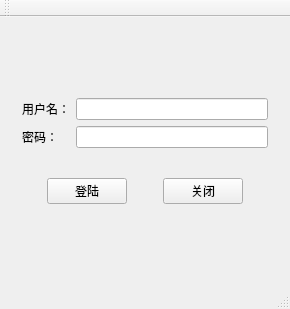
<?xml version="1.0" encoding="UTF-8"?>
<ui version="4.0">
 <class>MainWindow</class>
 <widget class="QMainWindow" name="MainWindow">
  <property name="geometry">
   <rect>
    <x>0</x>
    <y>0</y>
    <width>290</width>
    <height>309</height>
   </rect>
  </property>
  <property name="windowTitle">
   <string>MainWindow</string>
  </property>
  <widget class="QWidget" name="centralWidget">
   <layout class="QVBoxLayout" name="verticalLayout">
    <item>
     <widget class="QWidget" name="widget" native="true">
      <layout class="QHBoxLayout" name="horizontalLayout">
       <item>
        <spacer name="horizontalSpacer">
         <property name="orientation">
          <enum>Qt::Horizontal</enum>
         </property>
         <property name="sizeHint" stdset="0">
          <size>
           <width>22</width>
           <height>20</height>
          </size>
         </property>
        </spacer>
       </item>
       <item>
        <widget class="QLabel" name="label">
         <property name="maximumSize">
          <size>
           <width>120</width>
           <height>120</height>
          </size>
         </property>
         <property name="text">
          <string/>
         </property>
         <property name="pixmap">
          <pixmap>../01-designer/Image/u150307194203661221.jpeg</pixmap>
         </property>
         <property name="scaledContents">
          <bool>true</bool>
         </property>
        </widget>
       </item>
       <item>
        <spacer name="horizontalSpacer_2">
         <property name="orientation">
          <enum>Qt::Horizontal</enum>
         </property>
         <property name="sizeHint" stdset="0">
          <size>
           <width>76</width>
           <height>20</height>
          </size>
         </property>
        </spacer>
       </item>
      </layout>
     </widget>
    </item>
    <item>
     <widget class="QWidget" name="widget_2" native="true">
      <layout class="QFormLayout" name="formLayout">
       <item row="0" column="0">
        <widget class="QLabel" name="label_2">
         <property name="text">
          <string>用户名：</string>
         </property>
        </widget>
       </item>
       <item row="0" column="1">
        <widget class="QLineEdit" name="lineEdit"/>
       </item>
       <item row="1" column="0">
        <widget class="QLabel" name="label_3">
         <property name="text">
          <string>密码：</string>
         </property>
        </widget>
       </item>
       <item row="1" column="1">
        <widget class="QLineEdit" name="lineEdit_2"/>
       </item>
      </layout>
     </widget>
    </item>
    <item>
     <widget class="QWidget" name="widget_3" native="true">
      <property name="minimumSize">
       <size>
        <width>30</width>
        <height>30</height>
       </size>
      </property>
      <layout class="QHBoxLayout" name="horizontalLayout_3">
       <item>
        <layout class="QHBoxLayout" name="horizontalLayout_2">
         <item>
          <spacer name="horizontalSpacer_4">
           <property name="orientation">
            <enum>Qt::Horizontal</enum>
           </property>
           <property name="sizeHint" stdset="0">
            <size>
             <width>40</width>
             <height>20</height>
            </size>
           </property>
          </spacer>
         </item>
         <item>
          <widget class="QPushButton" name="pushButton">
           <property name="text">
            <string>登陆</string>
           </property>
          </widget>
         </item>
         <item>
          <widget class="QWidget" name="widget_4" native="true"/>
         </item>
         <item>
          <spacer name="horizontalSpacer_3">
           <property name="orientation">
            <enum>Qt::Horizontal</enum>
           </property>
           <property name="sizeHint" stdset="0">
            <size>
             <width>40</width>
             <height>20</height>
            </size>
           </property>
          </spacer>
         </item>
         <item>
          <widget class="QPushButton" name="pushButton_2">
           <property name="text">
            <string>关闭</string>
           </property>
          </widget>
         </item>
         <item>
          <spacer name="horizontalSpacer_5">
           <property name="orientation">
            <enum>Qt::Horizontal</enum>
           </property>
           <property name="sizeHint" stdset="0">
            <size>
             <width>40</width>
             <height>20</height>
            </size>
           </property>
          </spacer>
         </item>
        </layout>
       </item>
      </layout>
     </widget>
    </item>
    <item>
     <widget class="SmallWidget" name="widget_5" native="true">
      <property name="minimumSize">
       <size>
        <width>25</width>
        <height>25</height>
       </size>
      </property>
     </widget>
    </item>
   </layout>
  </widget>
  <widget class="QMenuBar" name="menuBar">
   <property name="geometry">
    <rect>
     <x>0</x>
     <y>0</y>
     <width>290</width>
     <height>17</height>
    </rect>
   </property>
  </widget>
  <widget class="QToolBar" name="mainToolBar">
   <attribute name="toolBarArea">
    <enum>TopToolBarArea</enum>
   </attribute>
   <attribute name="toolBarBreak">
    <bool>false</bool>
   </attribute>
  </widget>
  <widget class="QStatusBar" name="statusBar"/>
 </widget>
 <layoutdefault spacing="6" margin="11"/>
 <customwidgets>
  <customwidget>
   <class>SmallWidget</class>
   <extends>QWidget</extends>
   <header location="global">smallwidget.h</header>
   <container>1</container>
  </customwidget>
 </customwidgets>
 <resources/>
 <connections/>
</ui>
